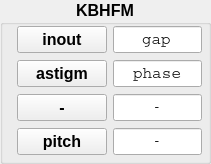
         <widget class="QGroupBox" name="groupBox_KBHFM">
          <property name="font">
           <font>
            <pointsize>12</pointsize>
            <weight>75</weight>
            <bold>true</bold>
            <kerning>true</kerning>
           </font>
          </property>
          <property name="title">
           <string>KBHFM</string>
          </property>
          <property name="alignment">
           <set>Qt::AlignHCenter|Qt::AlignTop</set>
          </property>
          <widget class="QLineEdit" name="lineEdit_KBH_X">
           <property name="geometry">
            <rect>
             <x>113</x>
             <y>26</y>
             <width>89</width>
             <height>27</height>
            </rect>
           </property>
           <property name="sizePolicy">
            <sizepolicy hsizetype="Fixed" vsizetype="Fixed">
             <horstretch>0</horstretch>
             <verstretch>0</verstretch>
            </sizepolicy>
           </property>
           <property name="font">
            <font>
             <family>Courier</family>
             <pointsize>12</pointsize>
             <weight>50</weight>
             <bold>false</bold>
            </font>
           </property>
           <property name="statusTip">
            <string>optic 1</string>
           </property>
           <property name="whatsThis">
            <string>first optic title</string>
           </property>
           <property name="text">
            <string>gap</string>
           </property>
           <property name="alignment">
            <set>Qt::AlignCenter</set>
           </property>
          </widget>
          <widget class="QPushButton" name="pushButton_KBH_X">
           <property name="geometry">
            <rect>
             <x>17</x>
             <y>26</y>
             <width>90</width>
             <height>27</height>
            </rect>
           </property>
           <property name="sizePolicy">
            <sizepolicy hsizetype="Fixed" vsizetype="Fixed">
             <horstretch>0</horstretch>
             <verstretch>0</verstretch>
            </sizepolicy>
           </property>
           <property name="font">
            <font>
             <weight>75</weight>
             <bold>true</bold>
            </font>
           </property>
           <property name="text">
            <string>inout</string>
           </property>
          </widget>
          <widget class="QLineEdit" name="lineEdit_KBH_Z">
           <property name="geometry">
            <rect>
             <x>113</x>
             <y>60</y>
             <width>89</width>
             <height>27</height>
            </rect>
           </property>
           <property name="sizePolicy">
            <sizepolicy hsizetype="Fixed" vsizetype="Fixed">
             <horstretch>0</horstretch>
             <verstretch>0</verstretch>
            </sizepolicy>
           </property>
           <property name="font">
            <font>
             <family>Courier</family>
             <pointsize>12</pointsize>
             <weight>50</weight>
             <bold>false</bold>
            </font>
           </property>
           <property name="statusTip">
            <string>optic 1</string>
           </property>
           <property name="whatsThis">
            <string>first optic title</string>
           </property>
           <property name="text">
            <string>phase</string>
           </property>
           <property name="alignment">
            <set>Qt::AlignCenter</set>
           </property>
          </widget>
          <widget class="QLineEdit" name="lineEdit_M3_Rz_3">
           <property name="enabled">
            <bool>true</bool>
           </property>
           <property name="geometry">
            <rect>
             <x>113</x>
             <y>94</y>
             <width>89</width>
             <height>27</height>
            </rect>
           </property>
           <property name="sizePolicy">
            <sizepolicy hsizetype="Fixed" vsizetype="Fixed">
             <horstretch>0</horstretch>
             <verstretch>0</verstretch>
            </sizepolicy>
           </property>
           <property name="font">
            <font>
             <family>Courier</family>
             <pointsize>12</pointsize>
             <weight>50</weight>
             <bold>false</bold>
            </font>
           </property>
           <property name="statusTip">
            <string>optic 1</string>
           </property>
           <property name="whatsThis">
            <string>first optic title</string>
           </property>
           <property name="text">
            <string>-</string>
           </property>
           <property name="frame">
            <bool>true</bool>
           </property>
           <property name="alignment">
            <set>Qt::AlignCenter</set>
           </property>
           <property name="clearButtonEnabled">
            <bool>false</bool>
           </property>
          </widget>
          <widget class="QPushButton" name="pushButton_KBH_Z">
           <property name="geometry">
            <rect>
             <x>17</x>
             <y>60</y>
             <width>90</width>
             <height>27</height>
            </rect>
           </property>
           <property name="sizePolicy">
            <sizepolicy hsizetype="Fixed" vsizetype="Fixed">
             <horstretch>0</horstretch>
             <verstretch>0</verstretch>
            </sizepolicy>
           </property>
           <property name="font">
            <font>
             <weight>75</weight>
             <bold>true</bold>
            </font>
           </property>
           <property name="text">
            <string>astigm</string>
           </property>
          </widget>
          <widget class="QPushButton" name="pushButton_M3_Rz_3">
           <property name="geometry">
            <rect>
             <x>17</x>
             <y>94</y>
             <width>90</width>
             <height>27</height>
            </rect>
           </property>
           <property name="sizePolicy">
            <sizepolicy hsizetype="Fixed" vsizetype="Fixed">
             <horstretch>0</horstretch>
             <verstretch>0</verstretch>
            </sizepolicy>
           </property>
           <property name="font">
            <font>
             <weight>75</weight>
             <bold>true</bold>
            </font>
           </property>
           <property name="text">
            <string>-</string>
           </property>
          </widget>
          <widget class="QPushButton" name="pushButton_KBH_Ry">
           <property name="geometry">
            <rect>
             <x>17</x>
             <y>128</y>
             <width>90</width>
             <height>27</height>
            </rect>
           </property>
           <property name="sizePolicy">
            <sizepolicy hsizetype="Fixed" vsizetype="Fixed">
             <horstretch>0</horstretch>
             <verstretch>0</verstretch>
            </sizepolicy>
           </property>
           <property name="font">
            <font>
             <weight>75</weight>
             <bold>true</bold>
            </font>
           </property>
           <property name="text">
            <string>pitch</string>
           </property>
          </widget>
          <widget class="QLineEdit" name="lineEdit_KBH_Ry">
           <property name="enabled">
            <bool>true</bool>
           </property>
           <property name="geometry">
            <rect>
             <x>113</x>
             <y>128</y>
             <width>89</width>
             <height>27</height>
            </rect>
           </property>
           <property name="sizePolicy">
            <sizepolicy hsizetype="Fixed" vsizetype="Fixed">
             <horstretch>0</horstretch>
             <verstretch>0</verstretch>
            </sizepolicy>
           </property>
           <property name="font">
            <font>
             <family>Courier</family>
             <pointsize>12</pointsize>
             <weight>50</weight>
             <bold>false</bold>
            </font>
           </property>
           <property name="statusTip">
            <string>optic 1</string>
           </property>
           <property name="whatsThis">
            <string>first optic title</string>
           </property>
           <property name="text">
            <string>-</string>
           </property>
           <property name="frame">
            <bool>true</bool>
           </property>
           <property name="alignment">
            <set>Qt::AlignCenter</set>
           </property>
          </widget>
         </widget>
